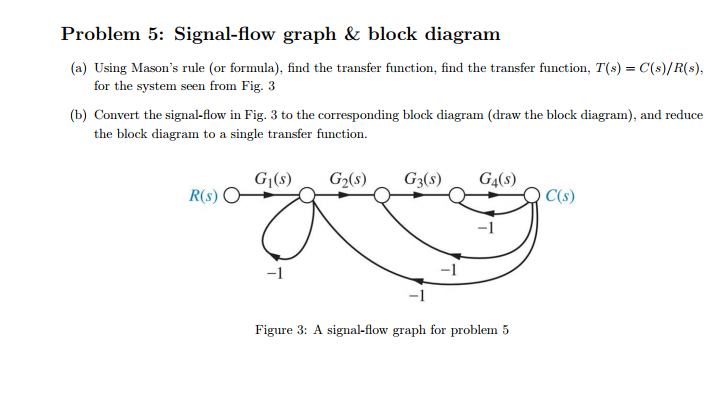
%> input picture Data_Set/000003.jpg, 725 x 408 px
$ octave python_to_matlab.m   (GNU Octave 9; MATLAB toolbox functions it lacks are replaced by stand-ins)
%> lines starting %> are read from the running program, lines starting %| are printed output that depends on the picture; in (x1, y1, x2, y2) boxes, pixels count from 0 and x2, y2 are one past the last pixel; in counts of white or black regions, pixels touching at a corner belong together; the program's own positions count from 1
### Data_Set/manual_6_8_19.m
function manual = manual_6_8_19(im)
    th=125;
    manual=im>th;
    imwrite(manual,'maunal.jpg');
end

### Data_Set/otsu_6_8_19.m
function otsu = otsu_6_8_19(im)
    T = graythresh(im);
    otsu= imbinarize(im,T);
    imwrite(otsu,'otsu.jpg');
end

### Data_Set/adaptive_6_8_19.m
function adapt =adaptive_6_8_19(im)
    adapt = imbinarize(im, 'adaptive');
    imwrite(adapt,'adapt.jpg');
end

### Data_Set/imclose_6_8_19.m
function closeBW=imclose_6_8_19(im,SE)

    closeBW = imclose(im,SE);
    figure,title('closing'),imshow(closeBW);
end

### Data_Set/imagegradiant_9_8_19.m
function image = imagegradiant_9_8_19(h,im)
   image=imfilter(im,h);

end


### Data_Set/python_to_matlab.m
close all;
clc;
im=imread('000003.jpg');
%> im is the input picture: size 408x725x3 uint8; mean R, G, B 248, 248, 248
imgray=rgb2gray(im);

 imhist(imgray);
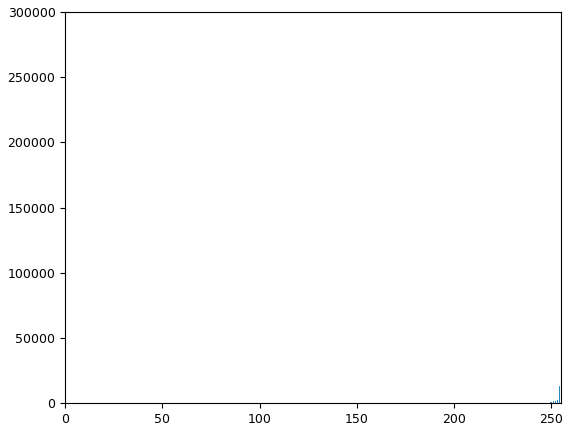
%> figure redrawn from the program's plot data; highest point at x = 255, y = 255610

manual=manual_6_8_19(imgray);
%> in manual_6_8_19, `manual=im>th;`:
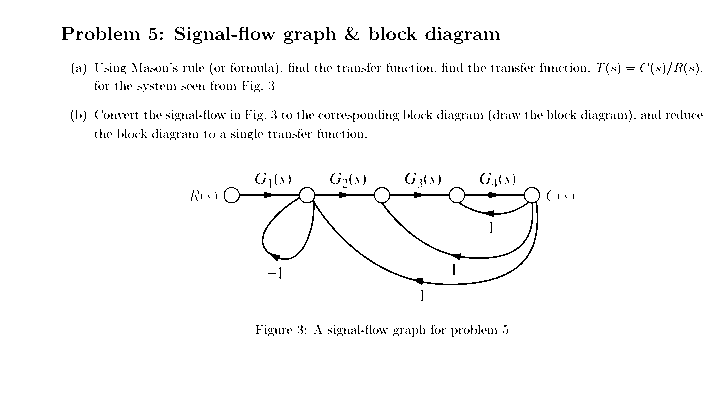
%> manual: size 408x725 logical; 97.5% white; black in thin lines or dots, all inside (x1, y1, x2, y2) = (62, 27, 703, 337)
otsu=otsu_6_8_19(imgray);
%> in otsu_6_8_19, `T = graythresh(im);`: T = 0.671
%> in otsu_6_8_19, `otsu= imbinarize(im,T);`:
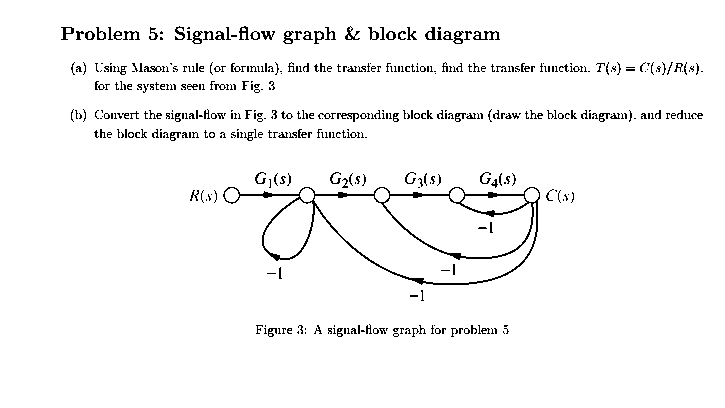
%> otsu: size 408x725 logical; 96.5% white; black in thin lines or dots, all inside (x1, y1, x2, y2) = (61, 26, 703, 337)
adaptive=adaptive_6_8_19(imgray);
%> in adaptive_6_8_19, `adapt = imbinarize(im, 'adaptive');`: adapt: size 408x725 logical; every value is 0

% subplot(2,3,1);imshow(manual);
% subplot(2,3,2);imshow(otsu);
% subplot(2,3,3);imshow(adaptive);

%/
%%
[Label,ne]= bwlabel(1-otsu);
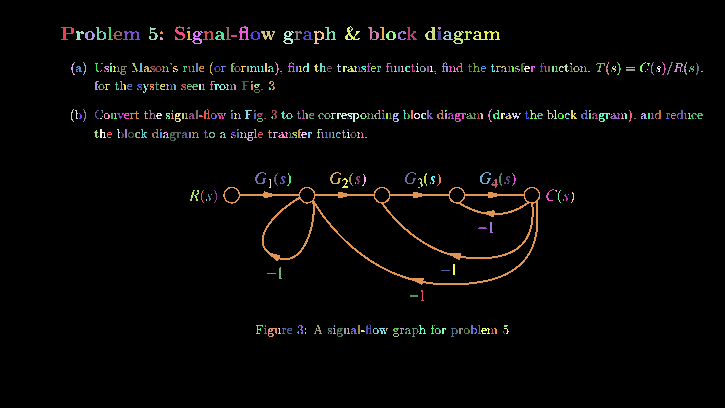
%> Label: size 408x725 double; 462 distinct labels, from 0 to 461; one colour per label, 0 black
%> ne = 461
max=0;la=0;

for i=1:ne
    %figure;
    %imshow(Label==i);
    x=nnz(Label==i);
    if(x>max)
        la=i;
        max=nnz(Label==i);
    end
end
%> this loop made 461 passes
%> (x, la, max) on passes 1, 42: (73, 1, 73), (74, 42, 74)
%> x on passes 2 to 7: 18, 15, 12, 39, 22, 10
%> after the loop, la = 128; max = 2513
figure;imshow(Label==la);title(nnz(Label==la));
pca=(Label==la);
SE = strel('square',4);
pcaimclose=imclose_6_8_19(pca,SE);
%> in imclose_6_8_19, `closeBW = imclose(im,SE);`: closeBW: size 408x725 logical; 0.88% white in thin lines or dots, all inside (x1, y1, x2, y2) = (223, 187, 540, 285)
% manimclose=imclose_6_8_19(manual,SE);
% otsuimclose=imclose_6_8_19(otsu,SE);
% adaptimclose=imclose_6_8_19(adaptive,SE);
%%
hor=[1 0 -1;1 0 -1;1 0 -1];
ver=[1 0 1; 0 0 0;-1 0 -1];

verimage=imagegradiant_9_8_19(hor,pca);
%> in imagegradiant_9_8_19, `image=imfilter(im,h);`:
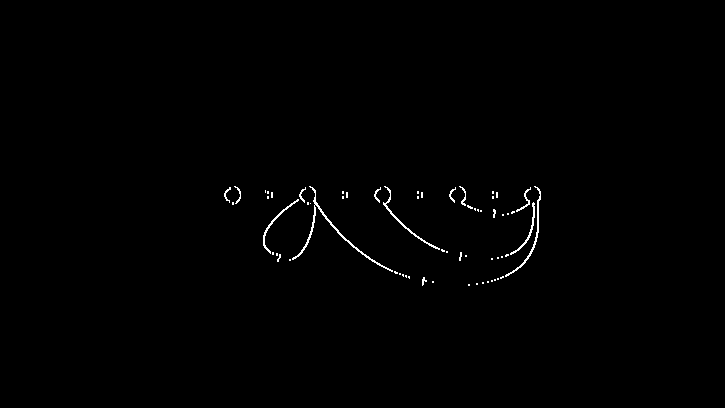
%> image: size 408x725 logical; 0.58% white in thin lines or dots, all inside (x1, y1, x2, y2) = (224, 186, 541, 286)
horimage=imagegradiant_9_8_19(ver,verimage);
figure;
imshowpair(verimage,horimage,'montage');
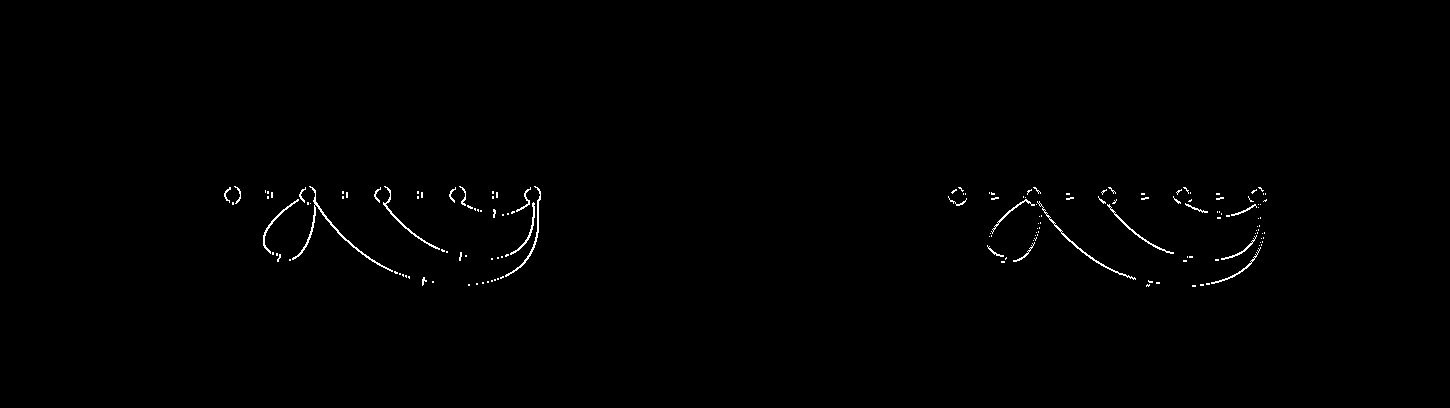
%> displayed picture: size 408x1450, on the screen's scale of 0 to 255; 0.54% white in thin lines or dots, all inside (x1, y1, x2, y2) = (224, 186, 1267, 287)
secondclose=imclose_6_8_19(horimage,SE);
%> in imclose_6_8_19 (call 2), `imshow(closeBW)`:
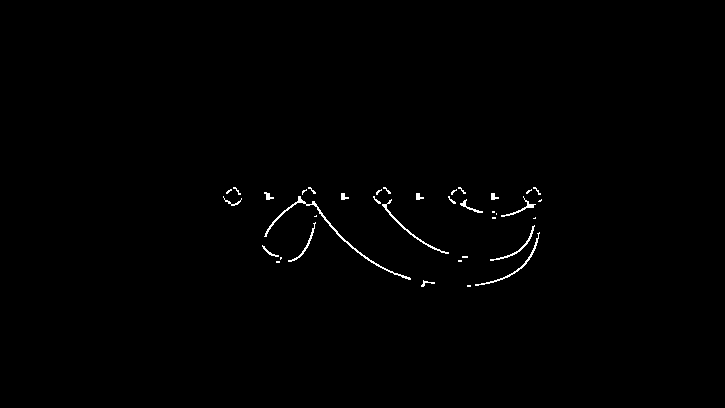
%> displayed picture: size 408x725 logical; 0.59% white in thin lines or dots, all inside (x1, y1, x2, y2) = (223, 187, 542, 287)
figure;imshow(secondclose);
figure;
%%
subplot(2,3,1);imshow(manual);
subplot(2,3,2);imshow(otsu);
subplot(2,3,3);imshow(adaptive);
% [23 lines of commented-out code are left out]

$ run again, with Data_Set/000000.jpg copied over Data_Set/000003.jpg
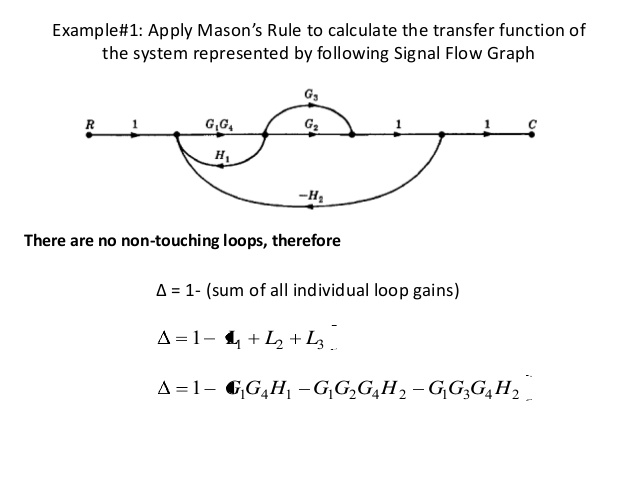
%> input picture Data_Set/000000.jpg, 638 x 479 px
%> im is the input picture: size 479x638x3 uint8; min 0, max 255, mean 247.1
%> in manual_6_8_19, `manual=im>th;`:
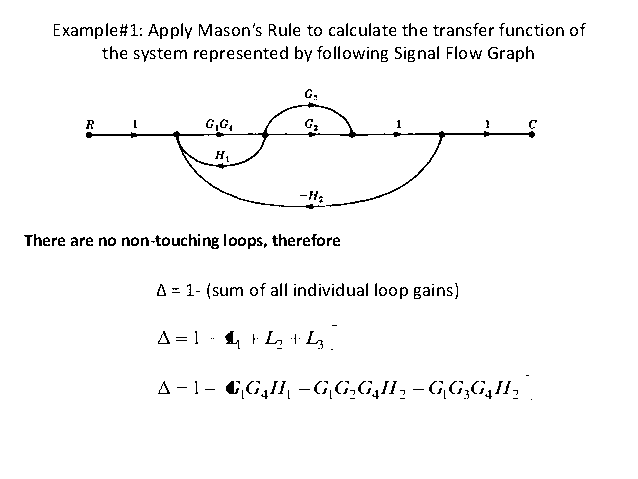
%> manual: size 479x638 logical; 96.9% white; black in thin lines or dots, all inside (x1, y1, x2, y2) = (24, 23, 586, 400)
%> T = 0.604
%> otsu: size 479x638 logical; 96.5% white; black in thin lines or dots, all inside (x1, y1, x2, y2) = (24, 23, 586, 401)
%> adapt: size 479x638 logical; 0% white in thin lines or dots, all inside (x1, y1, x2, y2) = (247, 266, 248, 267)
%> Label: size 479x638 double; 261 distinct labels, from 0 to 260
%> ne = 260
%> the loop `for i=1:ne` made 260 passes
%> (x, max) on passes 1, 2, 13: (44, 44), (56, 56), (2177, 2177)
%> closeBW: size 479x638 logical; 0.73% white in thin lines or dots, all inside (x1, y1, x2, y2) = (86, 102, 535, 210)
%> image: size 479x638 logical; 0.38% white in thin lines or dots, all inside (x1, y1, x2, y2) = (90, 101, 536, 211)
%> in imclose_6_8_19 (call 2), `imshow(closeBW)`:
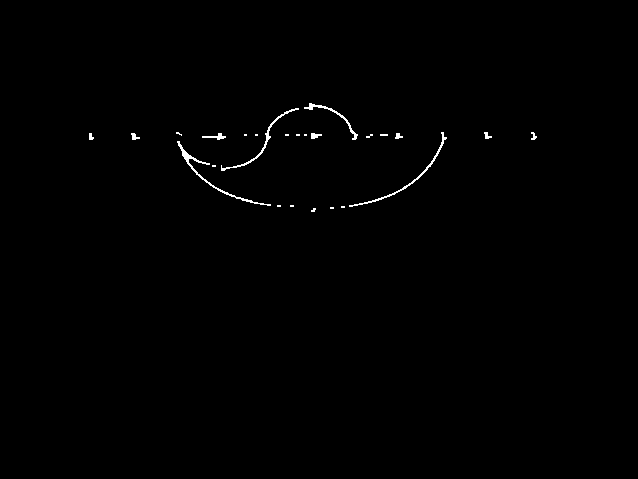
%> displayed picture: size 479x638 logical; 0.47% white in thin lines or dots, all inside (x1, y1, x2, y2) = (89, 103, 537, 212)

$ run again, with Data_Set/000001.jpg copied over Data_Set/000003.jpg
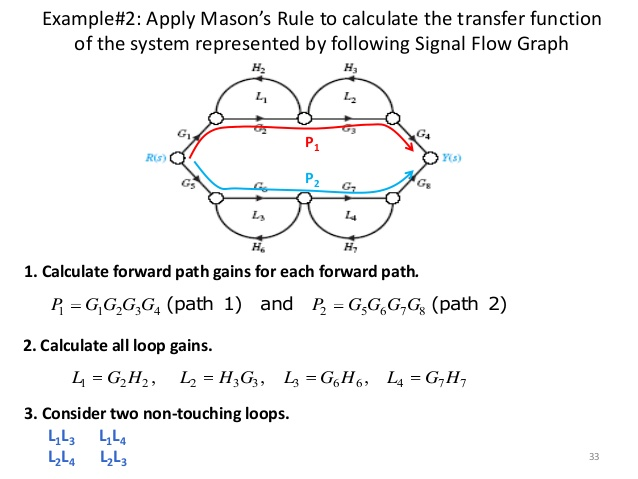
%> input picture Data_Set/000001.jpg, 638 x 479 px
%> im is the input picture: size 479x638x3 uint8; mean R, G, B 243.6, 243.7, 243.9
%> in manual_6_8_19, `manual=im>th;`:
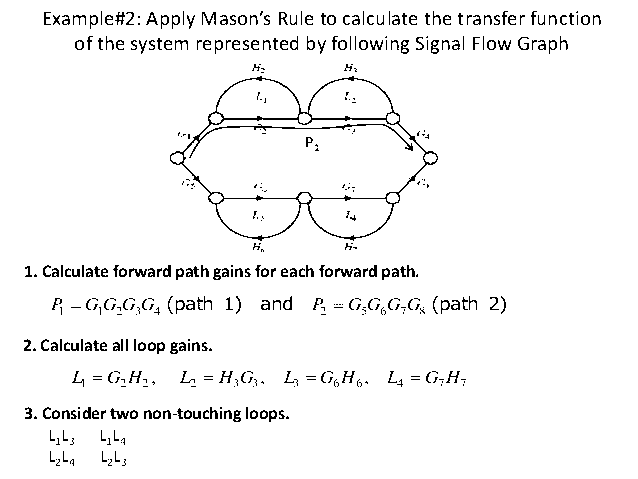
%> manual: size 479x638 logical; 95.9% white; black in thin lines or dots, all inside (x1, y1, x2, y2) = (24, 11, 601, 466)
%> T = 0.624
%> adapt: size 479x638 logical; 1.1% white; 75 white regions (56 under 20 px), largest, box (x1, y1, x2, y2) and area: (149, 279, 216, 299) 1130, (386, 21, 418, 45) 422, (357, 21, 386, 46) 360
%> Label: size 479x638 double; 366 distinct labels, from 0 to 365
%> ne = 365
%> the loop `for i=1:ne` made 365 passes
%> (x, max) on passes 1, 3, 35: (51, 51), (53, 53), (73, 73)
%> after the loop `for i=1:ne`: la = 120; max = 3536
%> closeBW: size 479x638 logical; 1.3% white; 1 white region, box (x1, y1, x2, y2) and area: (170, 76, 439, 241) 3971
%> image: size 479x638 logical; 0.76% white in thin lines or dots, all inside (x1, y1, x2, y2) = (171, 75, 440, 242)
%> in imclose_6_8_19 (call 2), `imshow(closeBW)`:
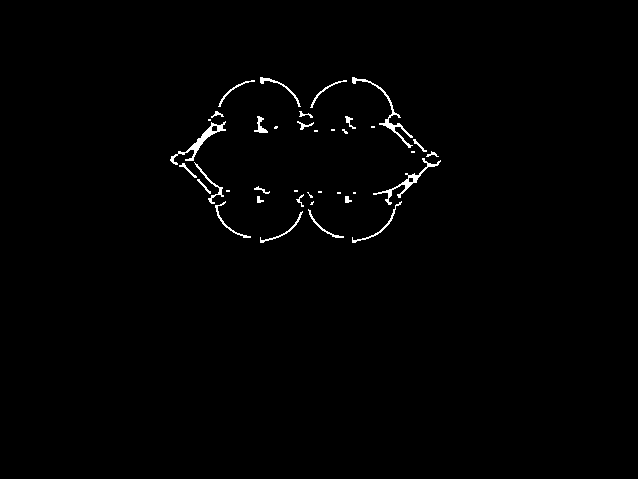
%> displayed picture: size 479x638 logical; 0.91% white in thin lines or dots, all inside (x1, y1, x2, y2) = (170, 77, 441, 243)

$ run again, with Data_Set/000002.jpg copied over Data_Set/000003.jpg
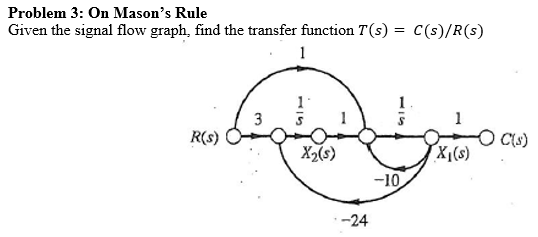
%> input picture Data_Set/000002.jpg, 538 x 237 px
%> im is the input picture: size 237x538x3 uint8; min 0, max 255, mean 245.4
%> manual: size 237x538 logical; 96.4% white; black in thin lines or dots, all inside (x1, y1, x2, y2) = (8, 7, 527, 226)
%> T = 0.616
%> adapt: size 237x538 logical; 4% white; 72 white regions (56 under 20 px), largest, box (x1, y1, x2, y2) and area: (10, 3, 231, 32) 2638, (282, 138, 362, 152) 754, (431, 139, 480, 152) 380
%> Label: size 237x538 double; 120 distinct labels, from 0 to 119
%> ne = 119
%> the loop `for i=1:ne` made 119 passes
%> (x, max) on passes 1, 37, 55: (77, 77), (88, 88), (2206, 2206)
%> closeBW: size 237x538 logical; 1.8% white; 1 white region, box (x1, y1, x2, y2) and area: (226, 65, 494, 205) 2289
%> image: size 237x538 logical; 1.2% white in thin lines or dots, all inside (x1, y1, x2, y2) = (227, 64, 495, 206)
%> in imclose_6_8_19 (call 2), `imshow(closeBW)`:
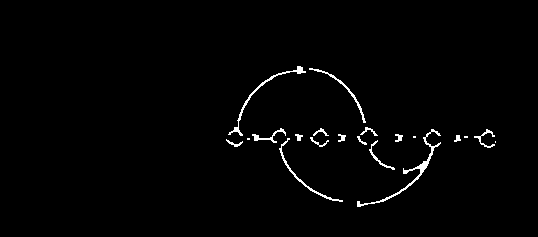
%> displayed picture: size 237x538 logical; 1.4% white in thin lines or dots, all inside (x1, y1, x2, y2) = (226, 66, 496, 207)
